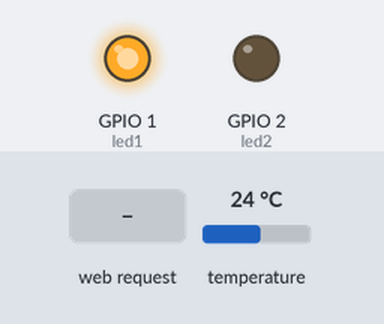
Bench run of a sketch on a simulated ESP8266 (NodeMCU). Shown: output pins drawn as LEDs (lit = HIGH). Inputs (shaded band) come from the test bench; at power-on: temperature 24 °C. WiFi joins after 1.5 s; servers stay silent unless stated.

Above: at 3.4 s.
3.5 s: HTTP request GET /io2on received
At 3.9 s:
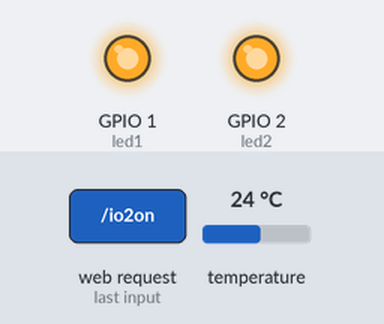
5.0 s: HTTP request GET /io1on received
At 6.2 s:
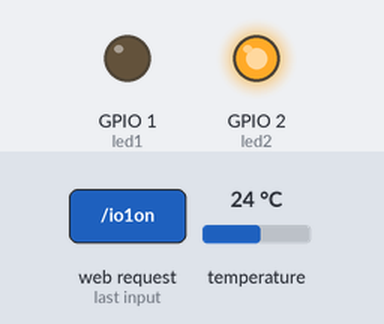
6.5 s: HTTP request GET /io2off received
At 7.4 s:
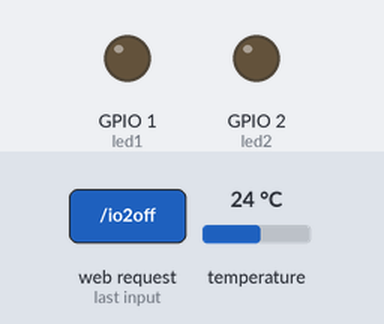
8.0 s: HTTP request GET /io1off received
At 8.5 s:
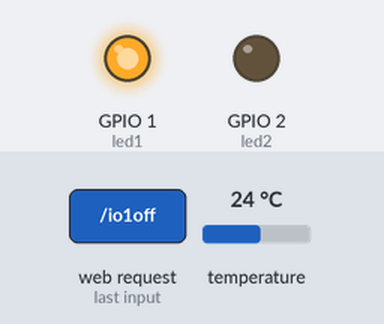
Timing chart, 0 to 10.5 s (numbered marks = the images above; inputs shaded):
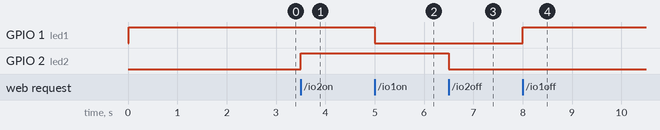

The sketch:

work_at_esp.ino
```cpp
#include <ESP8266WiFi.h>
#include <WiFiClient.h>
#include <ESP8266WebServer.h>
#include <OneWire.h>
#include <DallasTemperature.h>

//#include <stdio.h>
const char* ssid = "kolesnik"; //Подключается к точке доступа OpenWrt
const char* password = "ots.kh.ua";
char buf[30];
long sec;
int ss;
String addr_ds="";
int numberOfDevices;


//IPAddress ip(192,168,88,23);
//IPAddress gateway(192,168,88,1);
//IPAddress subnet(255,255,255,0);
ESP8266WebServer server(8080);
OneWire ds(0); // Датчик температуры DS18B20 на GPIO - 0
#define ONE_WIRE_BUS 0
OneWire oneWire(ONE_WIRE_BUS);
DallasTemperature sensors(&oneWire);
DeviceAddress  DS18B20;
char out_temp[1000];

const int led1 = 1; // GPIO - 1 LED R
const int led2 = 2; // GPIO - 2 LED W

void temper() {
  sensors.requestTemperatures();
  sprintf(out_temp, "","");
  for ( int ii=0; ii<numberOfDevices; ii++) {
      //String adr_cur=printAddress(123);
      String adr_cur="";
      if (!sensors.getAddress(DS18B20, ii))
      {
        adr_cur="adr_didnt_read";
      }else {
        for (uint8_t i = 0,j=0; i < 8; i++)
        {
          if (DS18B20[ii] < 16) adr_cur+="0";
          adr_cur+=String(DS18B20[i],HEX);
        }
      }
      float celsius=sensors.getTempCByIndex(ii);
      char str_temp[6];
      dtostrf(celsius, 4, 2, str_temp);
      sprintf(out_temp, "%s\"%s\":\"%s\",",out_temp,adr_cur.c_str(),str_temp);
  }
}


void tem(){
  char send_temp[1000];
  sprintf(send_temp, "{%s}", out_temp);
  server.send(200, "text/x-json",send_temp);
}
void whi_on() {
  digitalWrite(led2, 1);
  server.send(200, "text/x-json","{\"gpio2\":\"1\"}");
}
void whi_off() {
  digitalWrite(led2, 0);
  //server.send(200, "text/html","<h1>whi of</h1>");
  server.send(200, "text/html","{\"gpio2\":\"0\"}");
}
void red_on() {
  digitalWrite(led1, 0);
  //server.send(200, "text/html","<h1>red on</h1>");
  server.send(200, "text/x-json","{\"gpio1\":\"1\"}");
}
void red_off() {
  digitalWrite(led1, 1);
  ///server.send(200, "text/html","<h1>red of</h1>");
  server.send(200, "text/x-json","{\"gpio1\":\"0\"}");
}
void whi_sta(){
  if (digitalRead(led1)==0 && digitalRead(led2)==1) server.send(200, "text/x-json","{\"gpio1\":\"1\",\"gpio2\":\"1\"}");
  if (digitalRead(led1)==1 && digitalRead(led2)==1) server.send(200, "text/x-json","{\"gpio1\":\"0\",\"gpio2\":\"1\"}");
  if (digitalRead(led1)==0 && digitalRead(led2)==0) server.send(200, "text/x-json","{\"gpio1\":\"1\",\"gpio2\":\"0\"}");
  if (digitalRead(led1)==1 && digitalRead(led2)==0) server.send(200, "text/x-json","{\"gpio1\":\"0\",\"gpio2\":\"0\"}");
}
void root(){
  server.send(200, "text/html","<h1>This is web-server on Wifi-esp-01.<br>He controls two led and temperature.<br>Command:/io1on /io1off /io2on /io2off /temp /status</h1>");
}
void setup(void){
  sensors.begin();
  numberOfDevices = sensors.getDeviceCount();
//  Serial.print("Found ");
//  Serial.print(numberOfDevices, DEC);
//  Serial.println(" devices.");

  pinMode(led1, OUTPUT);
  pinMode(led2, OUTPUT);
  digitalWrite(led1, 1);//1
  digitalWrite(led2, 0);//0
  //WiFi.config(ip,gateway,subnet);
  WiFi.mode(WIFI_STA);
  WiFi.begin(ssid, password);
  WiFi.hostname("esp-wifi-termo");
  while (WiFi.status() != WL_CONNECTED) {
    delay(500);
  }
  temper();
  server.on("/temp", tem);
  server.on("/io2on", whi_on);
  server.on("/io2off", whi_off);
  server.on("/io1on", red_on);
  server.on("/io1off", red_off);
  server.on("/status", whi_sta);
  server.on("/", root);
  server.begin();
  // Serial.println("HTTP server started");
}
void loop(void){
 sec=millis()/1000;
 ss=sec%60; // second
 if(ss==0 || ss==30 ) {
  temper();
 }
 server.handleClient();
}
```

Measured:
- after the input at 3.5 s, GPIO 2 (led2): LOW → HIGH at once
- after the input at 5.0 s, GPIO 1 (led1): HIGH → LOW at once
- after the input at 6.5 s, GPIO 2 (led2): HIGH → LOW at once
- after the input at 8.0 s, GPIO 1 (led1): LOW → HIGH at once
